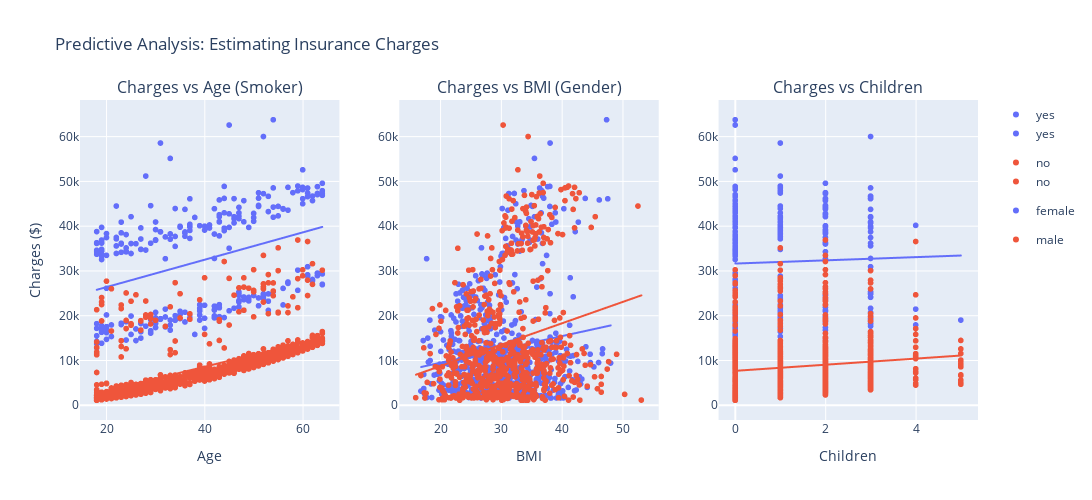

Source (notebook cell):
### Markdown cell above
#Grouped Predictive Analysis Chart

### Code cell
%pip install statsmodels

import pandas as pd
import plotly.express as px
import plotly.graph_objects as go
from plotly.subplots import make_subplots
import statsmodels.api as sm


# Load dataset
df_cleaned = pd.read_csv('cleaned_healthcare_insurance.csv')

# Create subplots: 1 row, 3 columns
fig = make_subplots(rows=1, cols=3, subplot_titles=[
    'Charges vs Age (Smoker)',
    'Charges vs BMI (Gender)',
    'Charges vs Children'
])

# --- Charges vs Age (with smoker) ---
scatter1 = px.scatter(df_cleaned, x='age', y='charges', color='smoker', trendline='ols')
for trace in scatter1.data:
    fig.add_trace(trace, row=1, col=1)

# --- Charges vs BMI (with gender) ---
scatter2 = px.scatter(df_cleaned, x='bmi', y='charges', color='sex', trendline='ols')
for trace in scatter2.data:
    fig.add_trace(trace, row=1, col=2)

# --- Charges vs Number of Children ---
scatter3 = px.scatter(df_cleaned, x='children', y='charges', color='smoker', trendline='ols')
for trace in scatter3.data:
    fig.add_trace(trace, row=1, col=3)

# Layout
fig.update_layout(height=500, width=1300, title_text="Predictive Analysis: Estimating Insurance Charges")
fig.update_yaxes(title_text="Charges ($)", row=1, col=1)
fig.update_xaxes(title_text="Age", row=1, col=1)
fig.update_xaxes(title_text="BMI", row=1, col=2);
fig.update_xaxes(title_text="Children", row=1, col=3);
fig.show()

### Figure 1 — Plotly figure (JSON) as saved in the notebook; plotly's stock layout.template omitted (floating-point values rounded to 4 significant figures; data arrays with more than 128 entries replaced by an {"elided": "..."} marker saying what was removed)
{"data": [{"hovertemplate": "smoker=yes<br>age=%{x}<br>charges=%{y}<extra></extra>", "legendgroup": "yes", "marker": {"color": "#636efa", "symbol": "circle"}, "mode": "markers", "name": "yes", "showlegend": true, "type": "scattergl", "x": {"elided": "274 int values"}, "xaxis": "x", "y": {"elided": "274 float values"}, "yaxis": "y"}, {"hovertemplate": "<b>OLS trendline</b><br>charges = 305.238 * age + 20294.1<br>R<sup>2</sup>=0.135589<br><br>smoker=yes<br>age=%{x}<br>charges=%{y} <b>(trend)</b><extra></extra>", "legendgroup": "yes", "marker": {"color": "#636efa", "symbol": "circle"}, "mode": "lines", "name": "yes", "showlegend": false, "type": "scattergl", "x": {"elided": "274 int values"}, "xaxis": "x", "y": {"elided": "274 float values"}, "yaxis": "y"}, {"hovertemplate": "smoker=no<br>age=%{x}<br>charges=%{y}<extra></extra>", "legendgroup": "no", "marker": {"color": "#EF553B", "symbol": "circle"}, "mode": "markers", "name": "no", "showlegend": true, "type": "scattergl", "x": {"elided": "1064 int values"}, "xaxis": "x", "y": {"elided": "1064 float values"}, "yaxis": "y"}, {"hovertemplate": "<b>OLS trendline</b><br>charges = 267.249 * age + -2091.42<br>R<sup>2</sup>=0.394317<br><br>smoker=no<br>age=%{x}<br>charges=%{y} <b>(trend)</b><extra></extra>", "legendgroup": "no", "marker": {"color": "#EF553B", "symbol": "circle"}, "mode": "lines", "name": "no", "showlegend": false, "type": "scattergl", "x": {"elided": "1064 int values"}, "xaxis": "x", "y": {"elided": "1064 float values"}, "yaxis": "y"}, {"hovertemplate": "sex=female<br>bmi=%{x}<br>charges=%{y}<extra></extra>", "legendgroup": "female", "marker": {"color": "#636efa", "symbol": "circle"}, "mode": "markers", "name": "female", "showlegend": true, "type": "scattergl", "x": {"elided": "662 float values"}, "xaxis": "x2", "y": {"elided": "662 float values"}, "yaxis": "y2"}, {"hovertemplate": "<b>OLS trendline</b><br>charges = 297.117 * bmi + 3543.78<br>R<sup>2</sup>=0.026054<br><br>sex=female<br>bmi=%{x}<br>charges=%{y} <b>(trend)</b><extra></extra>", "legendgroup": "female", "marker": {"color": "#636efa", "symbol": "circle"}, "mode": "lines", "name": "female", "showlegend": false, "type": "scattergl", "x": {"elided": "662 float values"}, "xaxis": "x2", "y": {"elided": "662 float values"}, "yaxis": "y2"}, {"hovertemplate": "sex=male<br>bmi=%{x}<br>charges=%{y}<extra></extra>", "legendgroup": "male", "marker": {"color": "#EF553B", "symbol": "circle"}, "mode": "markers", "name": "male", "showlegend": true, "type": "scattergl", "x": {"elided": "676 float values"}, "xaxis": "x2", "y": {"elided": "676 float values"}, "yaxis": "y2"}, {"hovertemplate": "<b>OLS trendline</b><br>charges = 477.071 * bmi + -805.414<br>R<sup>2</sup>=0.051001<br><br>sex=male<br>bmi=%{x}<br>charges=%{y} <b>(trend)</b><extra></extra>", "legendgroup": "male", "marker": {"color": "#EF553B", "symbol": "circle"}, "mode": "lines", "name": "male", "showlegend": false, "type": "scattergl", "x": {"elided": "676 float values"}, "xaxis": "x2", "y": {"elided": "676 float values"}, "yaxis": "y2"}, {"hovertemplate": "smoker=yes<br>children=%{x}<br>charges=%{y}<extra></extra>", "legendgroup": "yes", "marker": {"color": "#636efa", "symbol": "circle"}, "mode": "markers", "name": "yes", "showlegend": true, "type": "scattergl", "x": {"elided": "274 int values"}, "xaxis": "x3", "y": {"elided": "274 float values"}, "yaxis": "y3"}, {"hovertemplate": "<b>OLS trendline</b><br>charges = 358.546 * children + 31651.1<br>R<sup>2</sup>=0.001292<br><br>smoker=yes<br>children=%{x}<br>charges=%{y} <b>(trend)</b><extra></extra>", "legendgroup": "yes", "marker": {"color": "#636efa", "symbol": "circle"}, "mode": "lines", "name": "yes", "showlegend": false, "type": "scattergl", "x": {"elided": "274 int values"}, "xaxis": "x3", "y": {"elided": "274 float values"}, "yaxis": "y3"}, {"hovertemplate": "smoker=no<br>children=%{x}<br>charges=%{y}<extra></extra>", "legendgroup": "no", "marker": {"color": "#EF553B", "symbol": "circle"}, "mode": "markers", "name": "no", "showlegend": true, "type": "scattergl", "x": {"elided": "1064 int values"}, "xaxis": "x3", "y": {"elided": "1064 float values"}, "yaxis": "y3"}, {"hovertemplate": "<b>OLS trendline</b><br>charges = 683.592 * children + 7689<br>R<sup>2</sup>=0.019301<br><br>smoker=no<br>children=%{x}<br>charges=%{y} <b>(trend)</b><extra></extra>", "legendgroup": "no", "marker": {"color": "#EF553B", "symbol": "circle"}, "mode": "lines", "name": "no", "showlegend": false, "type": "scattergl", "x": {"elided": "1064 int values"}, "xaxis": "x3", "y": {"elided": "1064 float values"}, "yaxis": "y3"}], "layout": {"annotations": [{"font": {"size": 16}, "showarrow": false, "text": "Charges vs Age (Smoker)", "x": 0.1444, "xanchor": "center", "xref": "paper", "y": 1, "yanchor": "bottom", "yref": "paper"}, {"font": {"size": 16}, "showarrow": false, "text": "Charges vs BMI (Gender)", "x": 0.5, "xanchor": "center", "xref": "paper", "y": 1, "yanchor": "bottom", "yref": "paper"}, {"font": {"size": 16}, "showarrow": false, "text": "Charges vs Children", "x": 0.8556, "xanchor": "center", "xref": "paper", "y": 1, "yanchor": "bottom", "yref": "paper"}], "height": 500, "title": {"text": "Predictive Analysis: Estimating Insurance Charges"}, "width": 1300, "xaxis": {"anchor": "y", "domain": [0, 0.2889], "title": {"text": "Age"}}, "xaxis2": {"anchor": "y2", "domain": [0.3556, 0.6444], "title": {"text": "BMI"}}, "xaxis3": {"anchor": "y3", "domain": [0.7111, 1], "title": {"text": "Children"}}, "yaxis": {"anchor": "x", "domain": [0, 1], "title": {"text": "Charges ($)"}}, "yaxis2": {"anchor": "x2", "domain": [0, 1]}, "yaxis3": {"anchor": "x3", "domain": [0, 1]}}}
